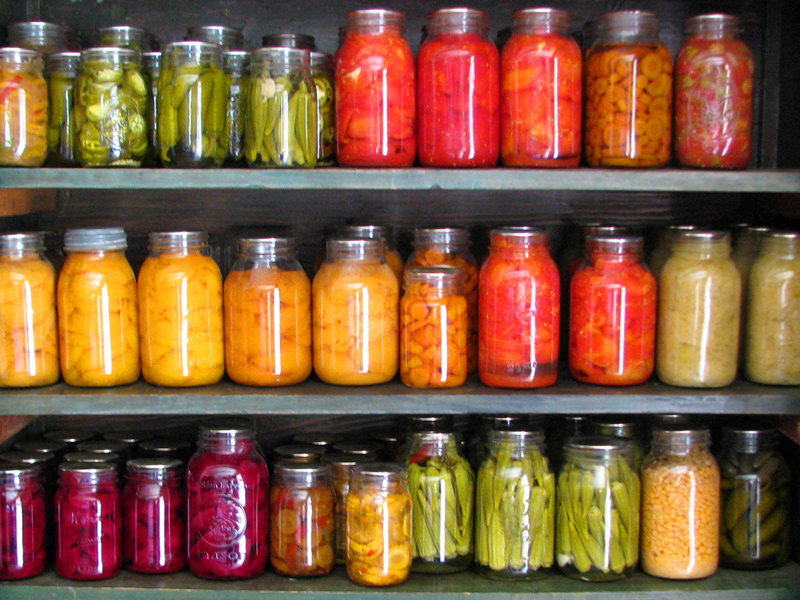
#> input picture Images/Image.jpg, 800 x 600 px, given in place of Image1.jpg, which was not available
$ python TempleteMatching.py
#> lines starting #> are read from the running program, lines starting #| are printed output that depends on the picture; after the words box and inside, x2 and y2 are one past the last pixel; in counts of white or black regions, pixels touching at a corner belong together; pictures that were not available may be replaced by others from this repository, and a replacement may not be noted
import cv2
import numpy as np

#Load input image
img = cv2.imread('Images/Image1.jpg')
#> img is the input picture: shape (600, 800, 3); mean B, G, R 60.4, 90.4, 131.2
#Convert it to gray scale
gray = cv2.cvtColor(img, cv2.COLOR_BGR2GRAY)
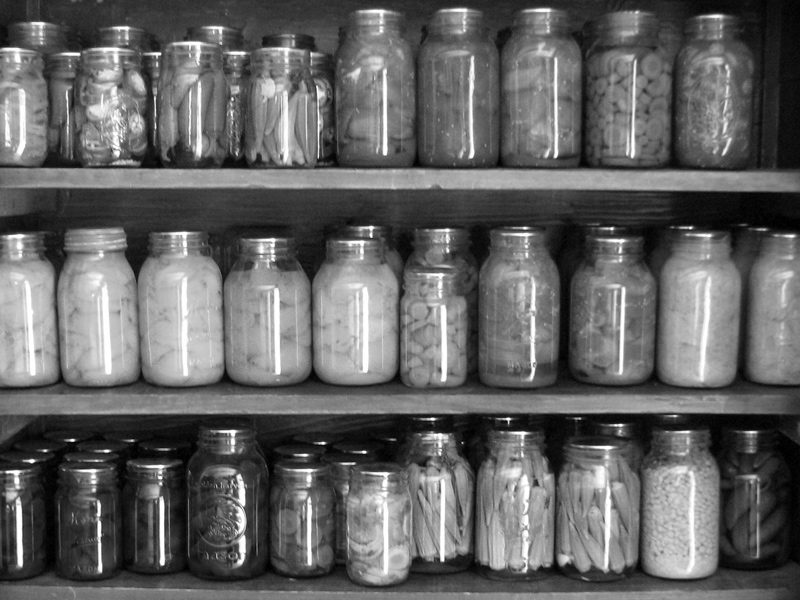
#> gray: shape (600, 800); min 0, max 255, mean 99.2
#Load templete image
template = cv2.imread('Images/template.jpg',0)
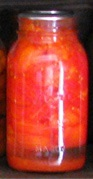
#> input picture Images/template.jpg, 93 x 179 px
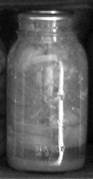
#> template: shape (179, 93); min 1, max 255, mean 92.2

cv2.imshow('Result',template)
#Get the shape of the template image
w, h = template.shape[::-1]
#> w = 93; h = 179

# All the 6 methods for comparison in a list
methods = ['cv2.TM_CCOEFF', 'cv2.TM_CCOEFF_NORMED', 'cv2.TM_CCORR','cv2.TM_CCORR_NORMED', 'cv2.TM_SQDIFF', 'cv2.TM_SQDIFF_NORMED']

# Apply template Matching
result = cv2.matchTemplate(gray, template, cv2.TM_CCOEFF_NORMED)
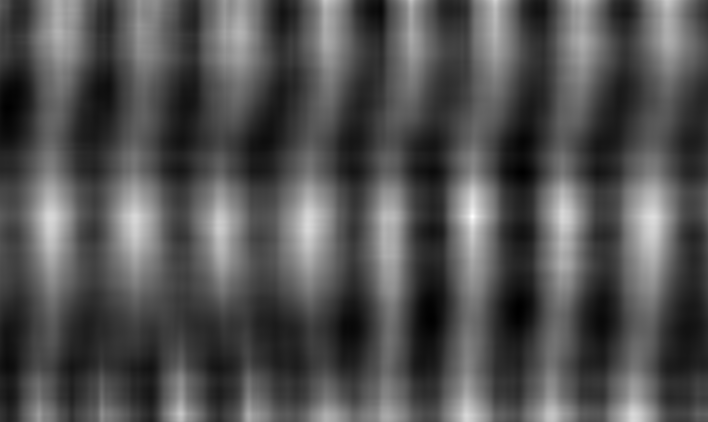
#> result: shape (422, 708) float32; min -0.481, max 1, mean -0.00229; drawn with min black and max white
min_val, max_val, min_loc, max_loc = cv2.minMaxLoc(result)
#> min_val = -0.481; max_val = 1; min_loc = (518, 307); max_loc = (472, 216)

# Creating Boundary Box
top_left = max_loc
#> top_left = (472, 216)
bottom_right = (top_left[0] +w, top_left[1] + h)
#> bottom_right = (565, 395)
cv2.rectangle(img, top_left,bottom_right, (0,0,255), 2)
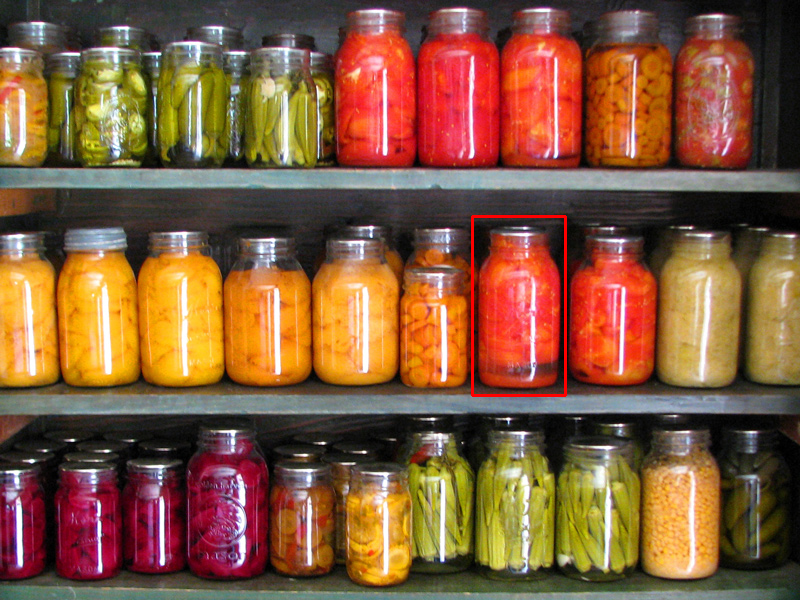
#> img: shape (600, 800, 3); 0.34% of pixels changed, all inside (x1, y1, x2, y2) = (471, 215, 567, 397)

cv2.imshow('Result',img)

cv2.waitKey(0)
cv2.destroyAllWindows()
